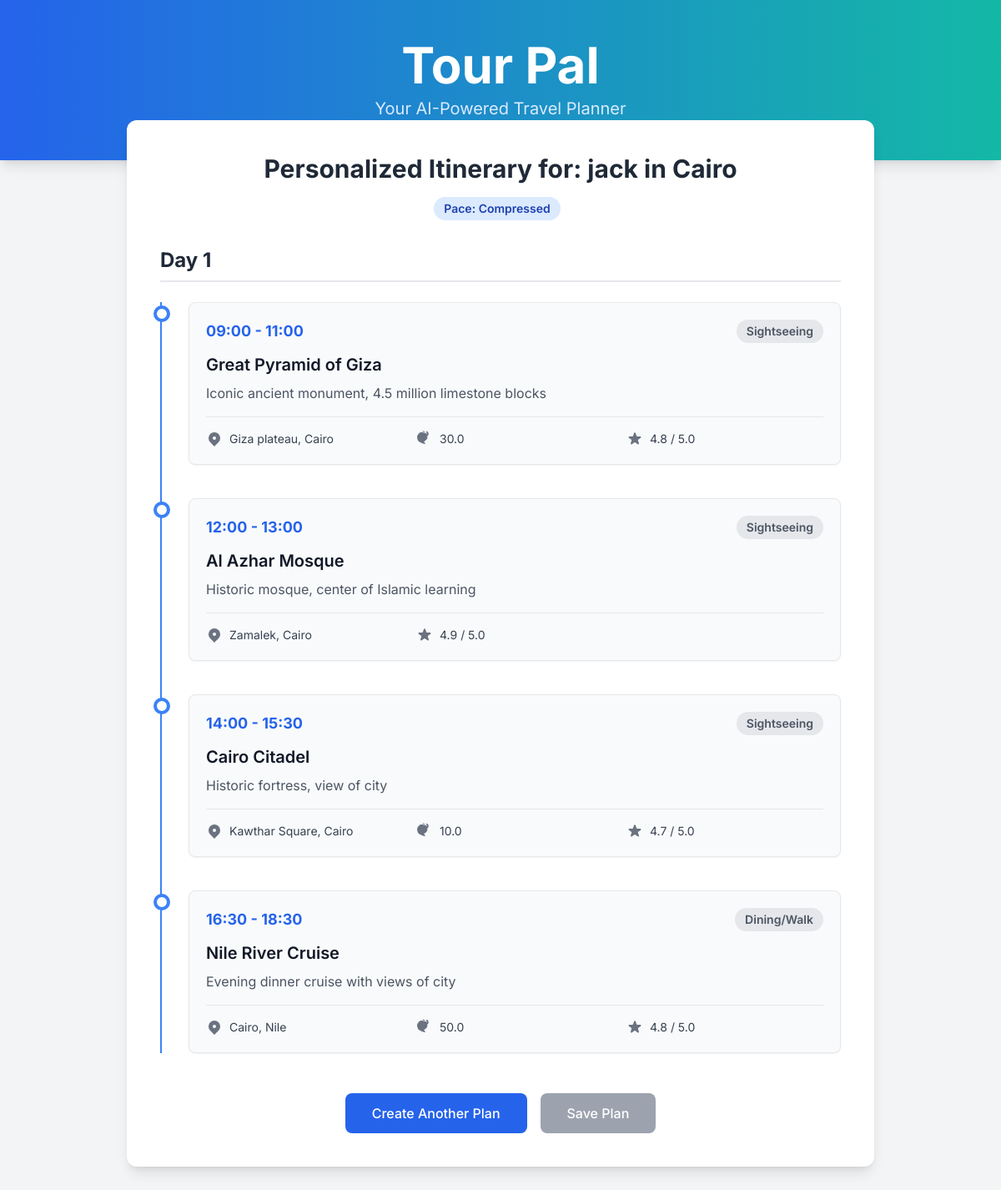
Screenshot of /view_plan/5 with the database file from the repository.
### db_models.py (models this page shows, shortened)
class Plan(db.Model):
    __tablename__ = "plan"
    id: Mapped[int] = mapped_column(Integer, primary_key=True)
    username: Mapped[str] = mapped_column(String(50), nullable=False)
    city: Mapped[str] = mapped_column(String(40), nullable=True)
    days: Mapped[int] = mapped_column(Integer, nullable=False)
    pace: Mapped[str] = mapped_column(String(20), nullable=True)
    created_at: Mapped[DateTime] = mapped_column(DateTime, default=func.now())
    schedule: Mapped[str] = mapped_column(String(), nullable=False) # meant to store the whole schedule as json string, kind of like a temporary no-sql document store

### app.py (the view)
@app.route('/view_plan/<int:plan_id>')
def view_plan(plan_id):
    plan = get_plan(plan_id)
    plan_as_json = db_plan_jsonifier(plan)
    return render_template('display_trip_plan.html', title=APP_TITLE,
                           itinerary_data=plan_as_json, save_button_disabled=True)

### db_ops.py (called while the page is built)
def get_plan(plan_id: int) -> Plan:
    query = db.select(Plan).filter_by(id=plan_id)
    plan = db.session.execute(query).scalar_one_or_none()
    return plan

### jsonifiers.py (called while the page is built)
def db_plan_jsonifier(plan: Plan):
    plan_schedule = json.loads(plan.schedule)
    json_obj = {
        "username": plan.username,
        "itinerary_pace": plan.pace,
        "city": plan.city,
        "schedule": plan_schedule['schedule']
    }
    return json_obj

### templates/display_trip_plan.html (shortened to what this page needs)
<!DOCTYPE html>
<html lang="en">
<head>
    <script src="https://cdn.tailwindcss.com"></script>
</head>
<body class="bg-gray-100 text-gray-800">
    <div class="bg-gradient-to-r from-blue-600 to-teal-500 text-white shadow-lg">
        <div class="container mx-auto px-4 py-12 text-center">
            <h1 class="text-5xl md:text-6xl font-bold mb-2">{{ title }}</h1>
            <p class="text-xl text-blue-100">Your AI-Powered Travel Planner</p>
        </div>
    </div>
    <div class="container mx-auto px-4 py-8 md:py-12">
        <div class="max-w-4xl mx-auto bg-white rounded-xl shadow-lg p-6 md:p-10 -mt-24 relative z-10">
            <div class="text-center mb-8">
                <h2 class="text-3xl font-bold text-gray-800">Personalized Itinerary for: {{ itinerary_data.username }} in {{ itinerary_data.city }}</h2>
                <div class="mt-4">
                    <span class="inline-block bg-blue-100 text-blue-800 text-sm font-semibold mr-2 px-3 py-1 rounded-full">
                        Pace: {{ itinerary_data.itinerary_pace }}
                    </span>
                </div>
            </div>
            <div class="space-y-12">
                {% for day_plan in itinerary_data.schedule %}
                <div>
                    <h3 class="text-2xl font-bold text-gray-800 mb-6 pb-2 border-b-2 border-gray-200">Day {{ day_plan.day }}</h3>
                    <div class="relative pl-8 border-l-2 border-blue-500">
                        {% for item in day_plan.activities %}
                        <div class="mb-10 relative">
                            <div class="absolute -left-[42px] top-1 h-5 w-5 bg-white border-4 border-blue-500 rounded-full"></div>
                            <div class="p-5 bg-gray-50 rounded-lg shadow-sm border border-gray-200">
                                <div class="flex flex-wrap items-center justify-between mb-3">
                                    <p class="font-bold text-blue-600 text-lg">
                                        {{ item.start_time }} - {{ item.end_time }}
                                    </p>
                                    <span class="text-sm font-semibold text-gray-600 bg-gray-200 px-3 py-1 rounded-full">
                                        {{ item.type }}
                                    </span>
                                </div>
                                <h4 class="text-xl font-semibold text-gray-900 mb-2">{{ item.name }}</h4>
                                <p class="text-gray-600 mb-4">{{ item.description }}</p>
                                <div class="grid grid-cols-1 md:grid-cols-3 gap-4 text-sm mt-4 border-t border-gray-200 pt-4">
                                    {% if item.address %}
                                    <div class="flex items-start space-x-2">
                                        <svg xmlns="http://www.w3.org/2000/svg" class="h-5 w-5 text-gray-500 flex-shrink-0" viewBox="0 0 20 20" fill="currentColor"><path fill-rule="evenodd" d="M5.05 4.05a7 7 0 119.9 9.9L10 18.9l-4.95-4.95a7 7 0 010-9.9zM10 11a2 2 0 100-4 2 2 0 000 4z" clip-rule="evenodd" /></svg>
                                        <span class="text-gray-700">{{ item.address }}</span>
                                    </div>
                                    {% endif %}
                                     {% if item.estimated_cost and item.estimated_cost != '0' %}
                                    <div class="flex items-start space-x-2">
                                        <span class="text-gray-700">{{ item.estimated_cost }}</span>
                                    </div>
                                    {% endif %}
                                    {% if item.rating > 0 %}
                                    <div class="flex items-start space-x-2">
                                        <span class="text-gray-700">{{ item.rating }} / 5.0</span>
                                    </div>
                                    {% endif %}
                                </div>
                            </div>
                        </div>
                        {% endfor %}
                    </div>
                </div>
                {% endfor %}
            </div>
            <div class="text-center mt-12 flex flex-col md:flex-row items-center justify-center space-y-4 md:space-y-0 md:space-x-4">
                <a href="/" class="w-full md:w-auto px-8 py-3 text-white bg-blue-600 rounded-lg hover:bg-blue-700 focus:outline-none focus:ring-4 focus:ring-blue-300 font-medium transition duration-200">
                    Create Another Plan
                </a>
                <form action="/save_plan" method="POST" class="w-full md:w-auto">
                    <button type="submit"
                            class="w-full md:w-auto px-8 py-3 text-white font-medium transition duration-200 rounded-lg
                                   {% if save_button_disabled %}
                                       bg-gray-400 cursor-not-allowed
                                   {% else %}
                                       bg-blue-600 hover:bg-blue-700 focus:outline-none focus:ring-4 focus:ring-blue-300
                                   {% endif %}"
                            {% if save_button_disabled %}disabled{% endif %}>
                        Save Plan
                    </button>
                </form>
            </div>
        </div>
    </div>
</body>
</html>

### templates/display_trip_plan.html (style rules this page uses)
body { font-family: 'Inter', sans-serif; }

### rows the page displays
Plan: username "jack", city "Cairo", itinerary_pace "Compressed"

### other values shown
{{ title }} "Tour Pal"
{{ day_plan.day }} "1"
{{ item.start_time }} "09:00" "12:00" "14:00" "16:30"
{{ item.end_time }} "11:00" "13:00" "15:30" "18:30"
{{ item.type }} "Sightseeing" "Sightseeing" "Sightseeing" "Dining/Walk"
{{ item.name }} "Great Pyramid of Giza" "Al Azhar Mosque" "Cairo Citadel" "Nile River Cruise"
{{ item.description }} "Iconic ancient monument, 4.5 million limestone blocks" "Historic mosque, center of Islamic learning" "Historic fortress, view of city" "Evening dinner cruise with views of city"
{{ item.address }} "Giza plateau, Cairo" "Zamalek, Cairo" "Kawthar Square, Cairo" "Cairo, Nile"
{{ item.estimated_cost }} "30.0" "10.0" "50.0"
{{ item.rating }} "4.8" "4.9" "4.7" "4.8"
